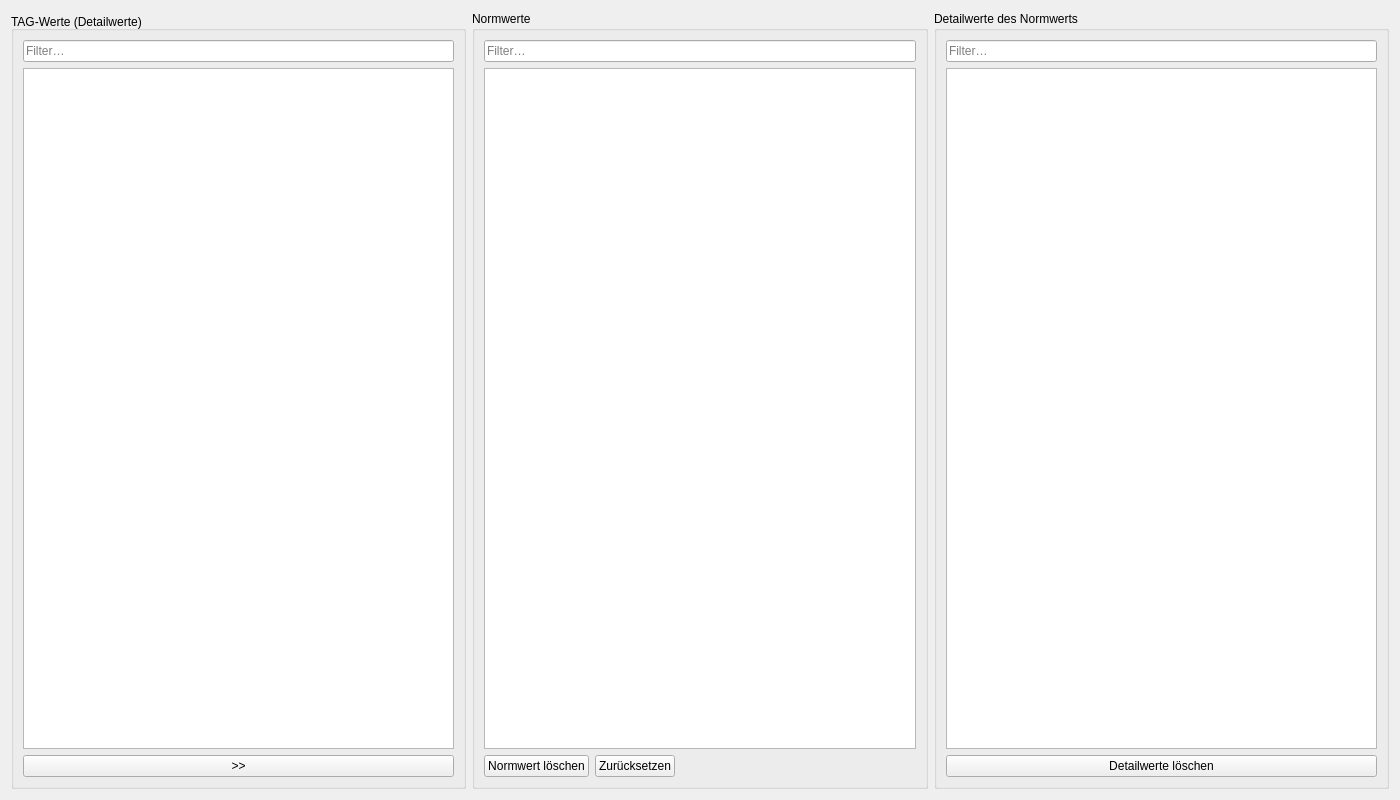
<?xml version="1.0" encoding="UTF-8"?>
<ui version="4.0">
 <class>Step2_NormalizeUI</class>
 <widget class="QWidget" name="Step2_NormalizeUI">
  <property name="geometry">
   <rect>
    <x>0</x>
    <y>0</y>
    <width>1400</width>
    <height>800</height>
   </rect>
  </property>
  <layout class="QHBoxLayout" name="mainLayout">
   <item>
    <widget class="QGroupBox" name="group_left">
     <property name="title">
      <string>TAG‑Werte (Detailwerte)</string>
     </property>
     <layout class="QVBoxLayout" name="leftLayout">
      <item>
       <widget class="QLineEdit" name="filter_left">
        <property name="placeholderText">
         <string>Filter…</string>
        </property>
       </widget>
      </item>
      <item>
       <widget class="QTableView" name="table_left"/>
      </item>
      <item>
       <widget class="QPushButton" name="btn_assign">
        <property name="text">
         <string>&gt;&gt;</string>
        </property>
       </widget>
      </item>
     </layout>
    </widget>
   </item>
   <item>
    <widget class="QGroupBox" name="group_norm">
     <property name="title">
      <string>Normwerte</string>
     </property>
     <layout class="QVBoxLayout" name="midLayout">
      <item>
       <widget class="QLineEdit" name="filter_norm">
        <property name="placeholderText">
         <string>Filter…</string>
        </property>
       </widget>
      </item>
      <item>
       <widget class="QTableView" name="table_norm"/>
      </item>
      <item>
       <layout class="QHBoxLayout" name="normButtons">
        <item>
         <widget class="QPushButton" name="btn_delete_single_norm">
          <property name="text">
           <string>Normwert löschen</string>
          </property>
         </widget>
        </item>
        <item>
         <widget class="QPushButton" name="btn_delete_norm_list">
          <property name="text">
           <string>Zurücksetzen</string>
          </property>
         </widget>
        </item>
        <item>
         <spacer name="normSpacer">
          <property name="orientation">
           <enum>Qt::Orientation::Horizontal</enum>
          </property>
          <property name="sizeHint" stdset="0">
           <size>
            <width>0</width>
            <height>0</height>
           </size>
          </property>
         </spacer>
        </item>
       </layout>
      </item>
     </layout>
    </widget>
   </item>
   <item>
    <widget class="QGroupBox" name="group_details">
     <property name="title">
      <string>Detailwerte des Normwerts</string>
     </property>
     <layout class="QVBoxLayout" name="rightLayout">
      <item>
       <widget class="QLineEdit" name="filter_details">
        <property name="placeholderText">
         <string>Filter…</string>
        </property>
       </widget>
      </item>
      <item>
       <widget class="QTableView" name="table_details"/>
      </item>
      <item>
       <widget class="QPushButton" name="btn_delete_details">
        <property name="text">
         <string>Detailwerte löschen</string>
        </property>
       </widget>
      </item>
     </layout>
    </widget>
   </item>
  </layout>
 </widget>
 <resources/>
 <connections/>
</ui>
